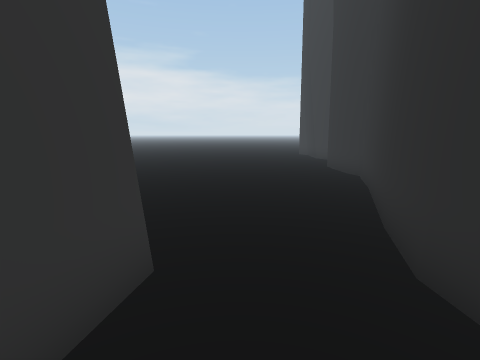
[1] (above)

16 first-person views from a walk through a scene from a Unity 3-D project. The camera is 1.4 m above the floor, tilts 10° down and sees 85° across. The floor is counted in squares, 1 m on a side. Each view is taken from the middle of a square. On the plan, view 1 faces up. The plan holds only what a view shows up to about 13 squares ahead; the rest is blank. The place goes on beyond the plan. The player character is not drawn. Door leaves are left out, so doorways stand open.

[2]
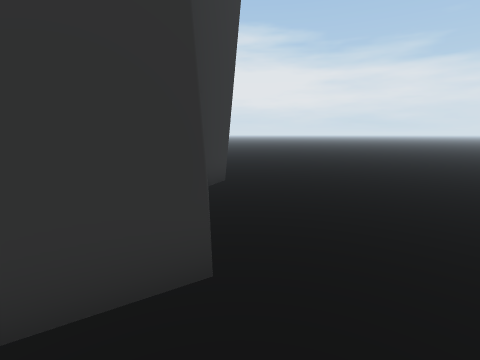

[3]
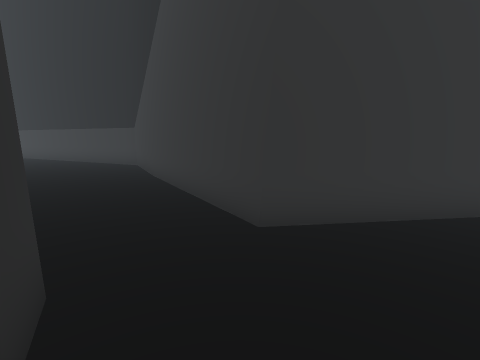

[4]
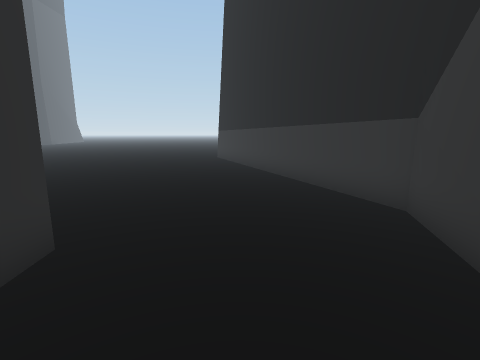

[5]
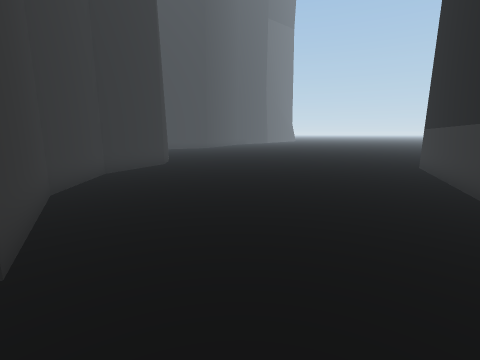

[6]
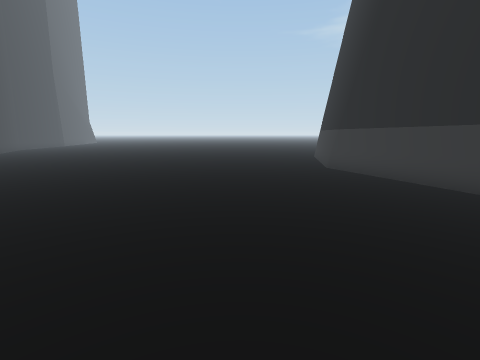

[7]
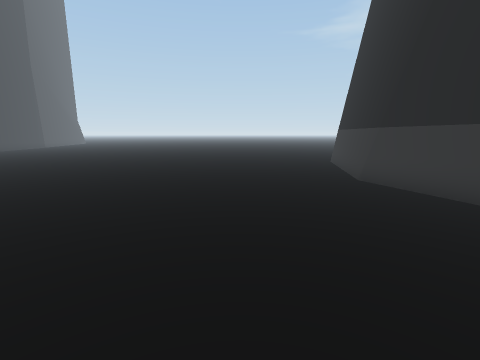

[8]
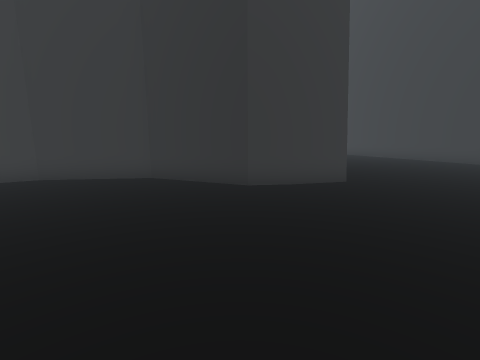

[9]
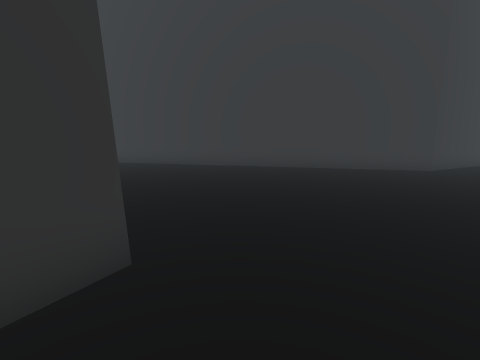

[10]
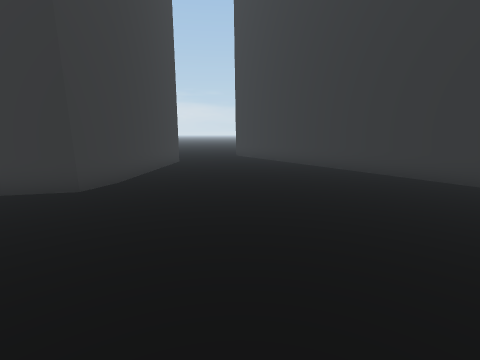

[11]
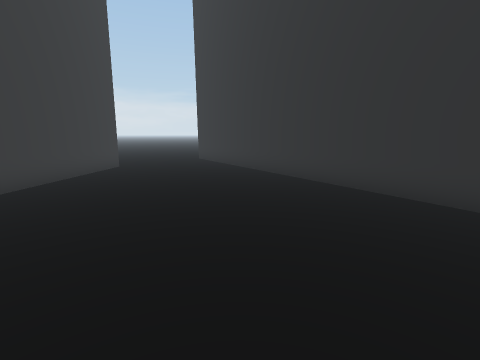

[12]
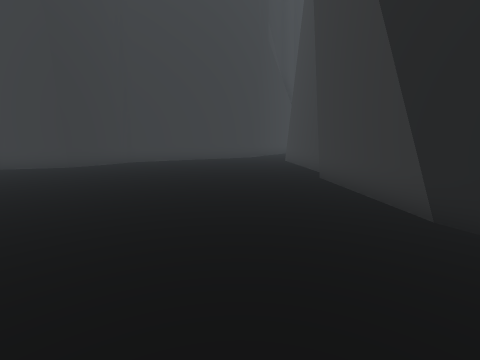

[13]
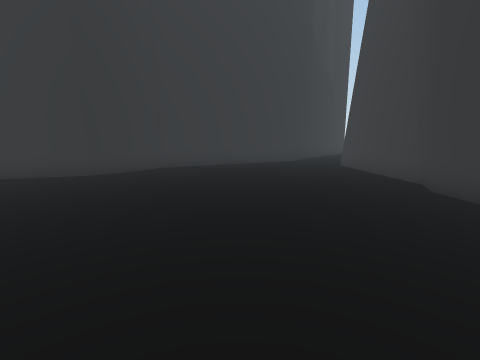

[14]
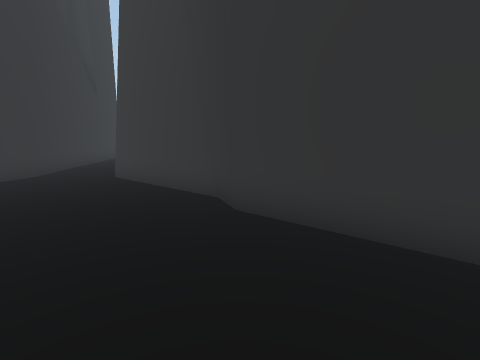

[15]
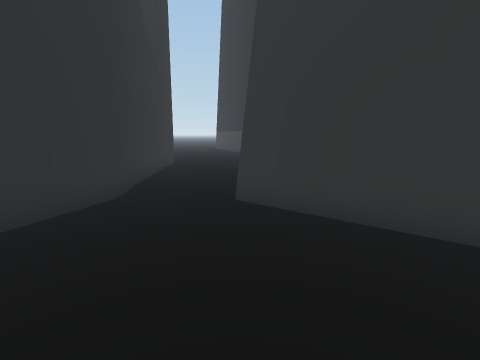

[16]
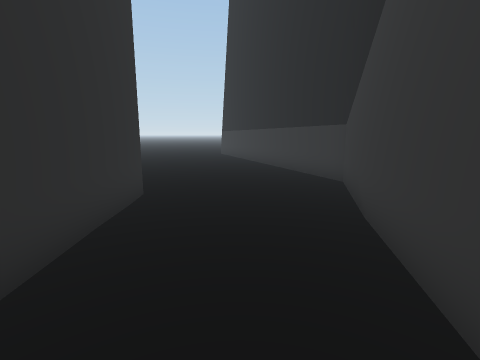

### Floor plan
Points are (right, up) in squares from view 1. A wall is a line through its corners. A room is listed if a view was taken in it or the views show most of it. See-through windows are left out.
Room 1 (views 1, 4, 5, 6, 7, 8, 9, 10, 11)
walls: (11.2, -12) (10.2, -11.1) (8.9, -8.1) (6.2, -6.1) (2.3, -5) (1.9, -0.4); (14, -12.1) (12.6, -12.8) (10.9, -11.7); (1.3, -17.1) (0.6, -20.5); (17.7, -8.8) (13.8, -12.2); (20.1, -20.5) (22.3, -10.7); (-3.1, -6.5) (1.4, -17.7); (-1.4, 0.6) (-2.9, -6.7)
low walls: (1.4, -17.7) (0.9, -20.3)
ways out: opening at (0.5, 0.5) to room 2; opening at (20, -9.7)
Room 2 (views 2, 3, 12, 13, 14, 15, 16)
walls: (3.8, 10.5) (3.8, 11.4) (5.1, 13.7); (3.7, 8.4) (3.9, 9.1) (3.8, 10.9); (-8.2, 9) (-4.9, 6.4) (-4.3, 5.1) (-1, 2.5) (-1.4, 0.6); (3.4, 6.6) (4, 8.7) (3.9, 9.3); (-8.9, 9.1) (-7.7, 8.7); (1.9, 0.8) (1.8, 1.6); (1.9, -0.4) (1.7, 2.3) (3.2, 6.8)
ways out: opening at (0.5, 0.5) to room 1

Where each view was taken, in squares from view 1:
view 1: 0 up, 0 right, facing up
view 2: 1 up, 1 right, facing up-left
view 3: 5 up, 2 right, facing down-left
view 4: 2 down, 0 right, facing down
view 5: 5 down, 1 left, facing down-right
view 6: 7 down, 5 right, facing down
view 7: 10 down, 5 right, facing down
view 8: 16 down, 5 right, facing up-right
view 9: 14 down, 10 right, facing right
view 10: 20 down, 11 right, facing up-right
view 11: 20 down, 14 right, facing up-right
view 12: 14 up, 9 left, facing down-right
view 13: 14 up, 6 left, facing down-right
view 14: 11 up, 5 left, facing down
view 15: 8 up, 1 left, facing down
view 16: 1 up, 0 right, facing down
